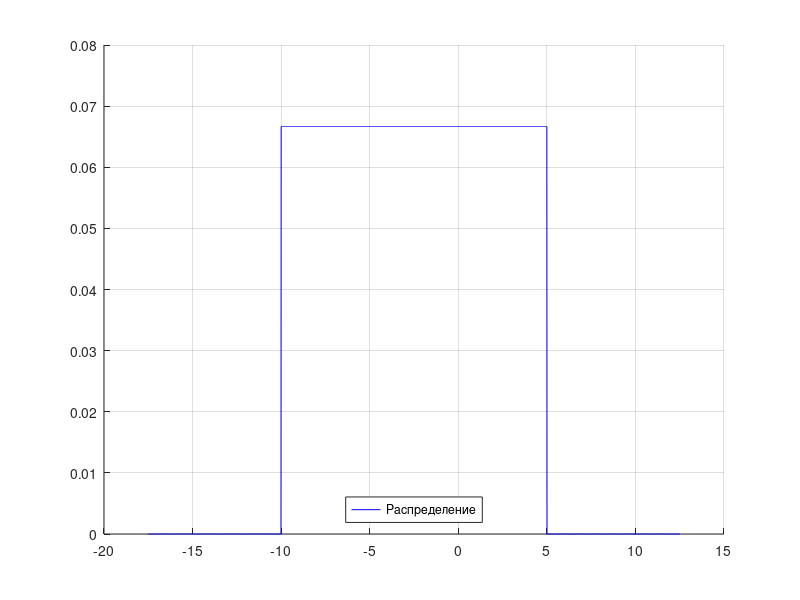
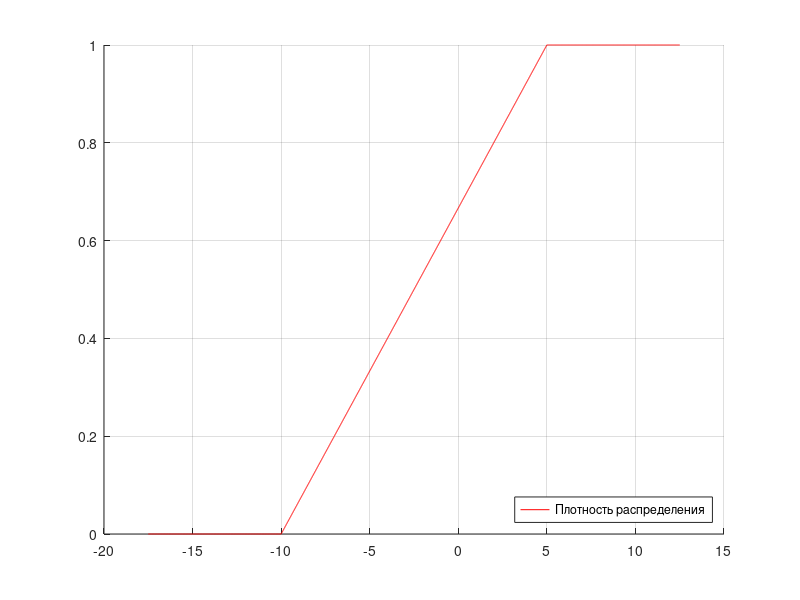
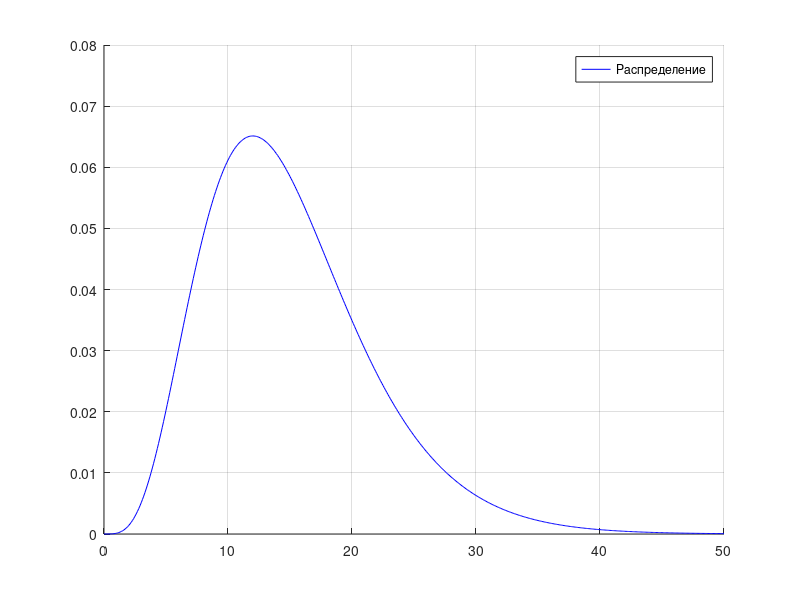
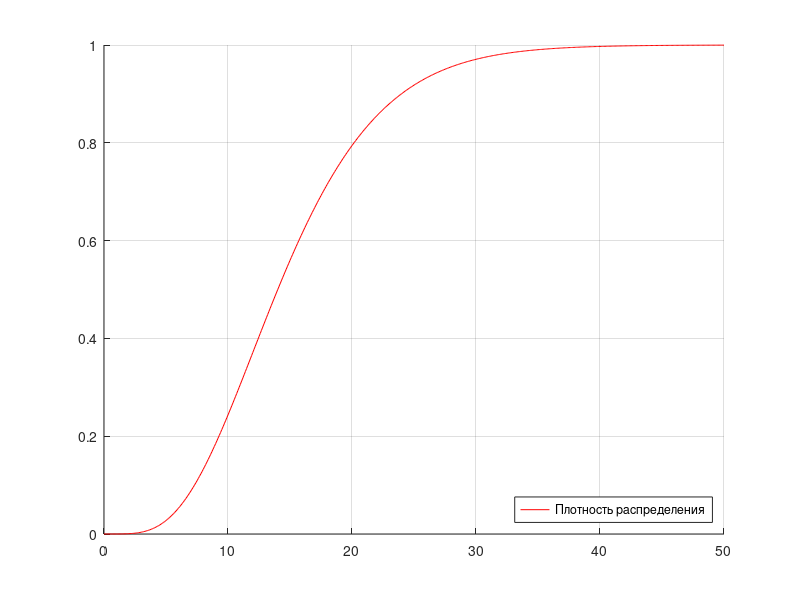

Here is the MATLAB script that generated these plots, in order:
close all
clear
clc

% Равномерное распределение
a = 0;
b = 0;
while a >= b
%     prompt = "Введите a: ";
%     a = input(prompt);
%     prompt = "Введите b: ";
%     b = input(prompt);
    a = -10;
    b = 5;
end

%Функция распределения
pd = makedist('Uniform','lower',a,'upper',b);

tmp = (b-a)/2.0;
x = a-tmp:.01:b+tmp;
pdf = pdf(pd,x);

figure('Name','Функция равномерного распределения', ...
    'NumberTitle', 'off', ...
    'Position', [180 555 560 420]);
hold on;
plot(x, pdf, "blue");
grid;
legend('Распределение', 'Location', 'south');
hold off;

%Функция плотности
cdf = cdf(pd,x);

figure('Name','Функция плотности равномерного распределения', ...
    'NumberTitle', 'off', ...
    'Position', [740 555 560 420]);
hold on;
plot(x, cdf, "red");
grid;
legend('Плотность распределения', 'Location', 'southeast');
hold off;

%Гамма-распределение
alpha = 0;
lambda = 0;
while lambda <= 0 && alpha <= 0
%     prompt = "Введите \alpha: ";
%     alpha = input(prompt);
%     prompt = "Введите \lambda: ";
%     lambda = input(prompt);
    alpha = 3;
    lambda = 5;
end

%Функция распределения
gamma_x = 0:0.1:50;
gammapdf_y = gampdf(gamma_x, lambda, alpha);

figure('Name','Функция гамма распределения', ...
    'NumberTitle', 'off', ...
    'Position', [180 50 560 420]);
hold on;
plot(gamma_x, gammapdf_y, "blue");
grid;
legend('Распределение', 'Location', 'northeast');
hold off;

%Функция плотности
gammacdf_y = gamcdf(gamma_x, lambda, alpha);

figure('Name','Функция плотности гамма распределения', ...
    'NumberTitle', 'off', ...
    'Position', [740 50 560 420]);
hold on;
plot(gamma_x, gammacdf_y, "red");
grid;
legend('Плотность распределения', 'Location', 'southeast');
hold off;

clear